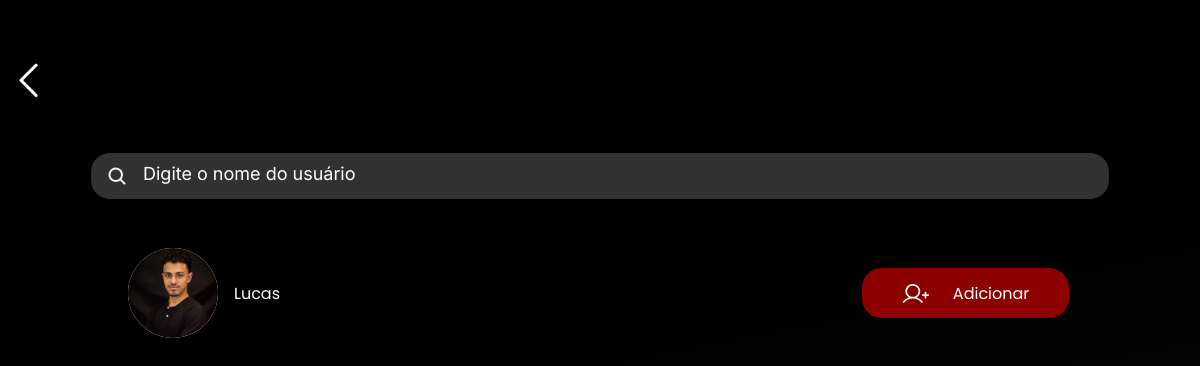
Screenshot of /SistAmizade/amigos/2/ with the database file from the repository.
### SistAmizade/models.py (models this page shows, shortened)
class Amigo(models.Model):
    usuario = models.ForeignKey(User, related_name='amigos', on_delete=models.CASCADE)
    amigo = models.ForeignKey(User, related_name='amigos_de', on_delete=models.CASCADE)
    data_criacao = models.DateTimeField(auto_now_add=True)
    slug = models.SlugField(max_length=255, default=None)
    fotoConta = models.FileField(max_length=200, default="Indefinido")
    nomeAmigo = models.CharField(max_length=200, default='None')
    class Meta:
        unique_together = ('usuario', 'amigo')

### SistAmizade/views.py (the view)
# urls.py: path('amigos/<int:user_id>/', views.listar_amigos_usuario, name='listar_amigos_usuario'),
def listar_amigos_usuario(request, user_id):
    usuario = User.objects.get(pk=user_id)
    amigos = Amigo.objects.filter(usuario=usuario)
    return render(request, 'listar_amigos_usuario.html', {'usuario': usuario, 'amigos': amigos})

### SistAmizade/templates/listar_amigos_usuario.html (shortened to what this page needs)
{% extends 'principal/base.html' %}
{% load static %}
{% block head %}
<link rel="stylesheet" href="{% static "css/global.css" %}" />
<link rel="stylesheet" href="{% static "css/responsivity.css" %}">
<link rel="stylesheet" href="{% static "css/buscar-usuario.css" %}">
{% endblock %}
{% block conteudo %}
<div class="amigos1">
    <div class="flex" style="height: 100vh;">
        <div class="add-area flex">
          <div class="add-contacts flex">
            <button style="all: unset;" onclick="goBack()">
                <img class="down-arrow-1-41" alt="" src="{% static 'img/public/downarrow-1-4@2x.png'%}" id="downArrow14"/>
            </button>
            <div id="amizades">AMIGOS DE {{ usuario.username|upper }}</div>
          </div>
          <div class="searchbar2">
                <div class="searchbar-inner flex">
                    <input type="text" id="searchInput" class="pesquisar" placeholder="Digite o nome do usuário" oninput="filterFriends()">
                    <img class="magnifying-glass-1-icon1" alt="" src="{% static "img/public/magnifyingglass-11.svg" %}"/>
                </div>
          </div>
          <div class="contact-list flex">
            {% for amigo in amigos %}
                <div class="amizade">
                    <div class="image-50-group">
                        {% if amigo.fotoConta == "Indefinido" %}
                            <img style="background: white;" class="contact-icon" alt="" src="{% static "img/Ain.png" %}"/>
                        {% else %}
                            <img style="background: white;" class="contact-icon" alt="" src="{{ amigo.fotoConta.url }}"/>
                        {% endif %}
                    </div>
                    <div class="contact-write">
                        <p><a class="amz" href="{% url 'exibir_perfil' amigo.slug %}">{{ amigo.amigo.username }}</a></p>
                    </div>
                    <div class="addbutton flex">
                        <a class="flex" href="{% url 'exibir_perfil' amigo.slug %}">
                            <img src="{% static 'img/public/add-player.svg' %}" alt="">
                            <p>Adicionar</p>
                        </a>
                    </div>
                </div>
            {% empty %}
                <div class="label flex">
                    <h2>Nenhum amigo encontrado</h2>
                </div>
            {% endfor %}
          </div>
      </div>
</div>
{% endblock conteudo %}

### static/css/global.css (style rules this page uses)
* { margin: 0; }
a { text-decoration: none; color: white; }
body { margin: 0; line-height: normal; background-color: #0f0f0f; }
.flex { display: flex; }
body { margin: 0; overflow-x: hidden; }
button { all: initial; }
:root { --staat: "Staatliches"; --poppins: "Poppins"; --pt: "PT Serif"; --Inter: "Inter"; --Alata: "Alata"; --title-82: 82px; --title-64: 64px; --title-48: 48px; --subtitle-36: 36px; --subtitle-25: 25px; --text-20: 20px; --logo: 32px; --red1: #8C0000; --red2: #A8233C; --darkned: #380E17; --gradient: linear-gradient(#380E17, #8C0000); --background1: black; --background2: #1B1D2B; --background-gradient: linear-gradient(, #000000, #5B5C84); }
p, h3, h4 { margin-bottom: 0 !important; font-family: var(--poppins); color: white; }

### static/css/buscar-usuario.css (style rules this page uses)
.amigos1 { position: relative; width: 100%; text-align: justify; font-size: var(--font-size-smi); color: var(--color-white); font-family: var(--body); background: linear-gradient(169deg, #000 35.32%, rgba(53, 51, 51, 0.50) 218.41%); }
.add-area { flex-direction: column; width: 100%; height: 100%; justify-content: center; align-items: center; gap: 1rem; font-family: var(--Inter); }
.add-contacts { width: 100%; padding: 1rem 0; justify-content: start; gap: 30%; }
#amizades { font-size: var(--font-size-21xl); font-family: var(--header-12); text-shadow: 0 4px 4px rgba(0, 0, 0, 0.25); }
.down-arrow-1-41 { height: clamp(26px, 5vw, 80px); cursor: pointer; }
.searchbar2 { font-size: var(--Inter); color: var(--color-black); width: 100%; display: flex; justify-content: center; }
.searchbar-inner { border-radius: 20px; border: 1.6px solid #000; background: #313131; box-sizing: border-box; width: 85%; height: 3rem; justify-content: start; gap: 1rem; flex-direction: row-reverse; }
.searchbar-inner img { width: clamp(20px, 2.5vw, 10px); margin-left: 1rem; }
.searchbar-inner input { all: unset; width: 90%; font-size: 18px; height: 90%; color: white; font-family: var(--Inter); }
.searchbar-inner input::placeholder { color: white; }
.contact-list { flex-direction: column; width: 80%; margin-top: 1.5rem; height: 65%; justify-content: start; align-items: start; gap: 1.5rem; overflow-y: auto; align-self: center; }
.amizade { all: unset; display: flex; justify-content: start; width: 98%; padding: 0.5rem; border-radius: 15px; gap: 1rem; align-items: center; }
.image-50-group { display: flex; align-items: end; }
.contact-icon { height: clamp(50px, 9vw, 90px); width: clamp(50px, 9vw, 90px); border-radius: 100%; }
.contact-write { display: flex; flex-direction: column; align-items: start; justify-content: center; gap: 0.5rem; width: 70%; overflow: hidden; white-space: nowrap; }
.contact-write a { color: white; text-decoration: none; font-size: var(--font-size-lgi); width: 100%; white-space: nowrap; overflow: hidden; text-overflow: ellipsis; }
.addbutton { padding: 1rem; border-radius: 20px; background: #8C0000; height: 20%; justify-content: space-evenly; width: 20%; }
.addbutton a { all: unset; display: flex; align-items: center; justify-content: space-evenly; cursor: pointer; width: 100%; }
.addbutton img { width: 1.75rem; }

### rows the page displays
Amigo: fotoConta (picture), amigo.username "Lucas"
